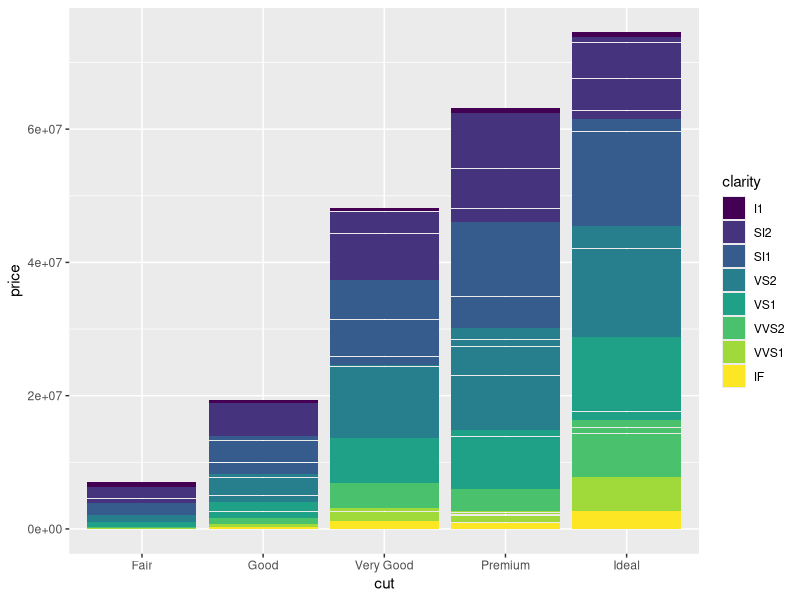
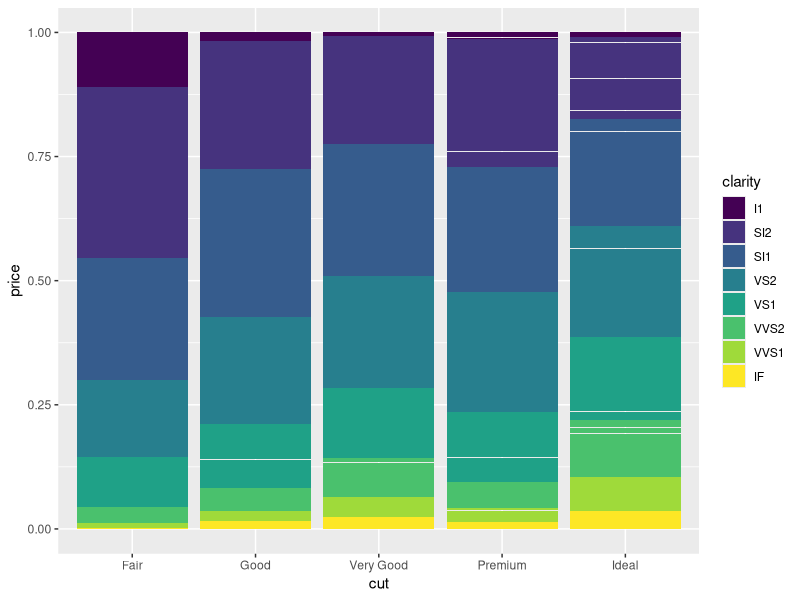
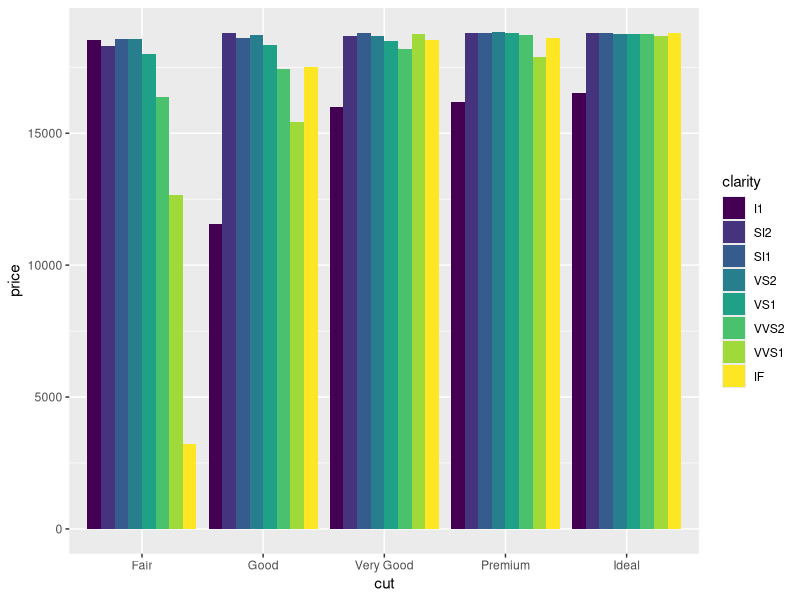
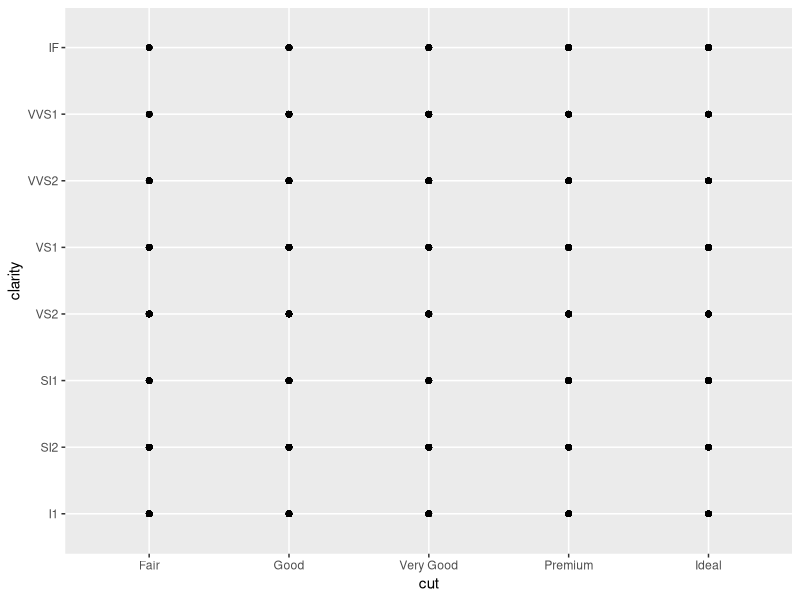
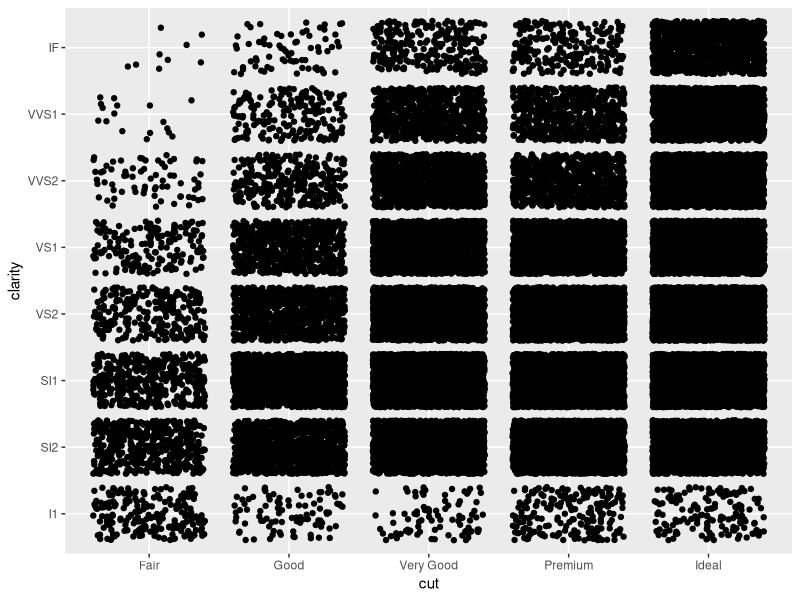
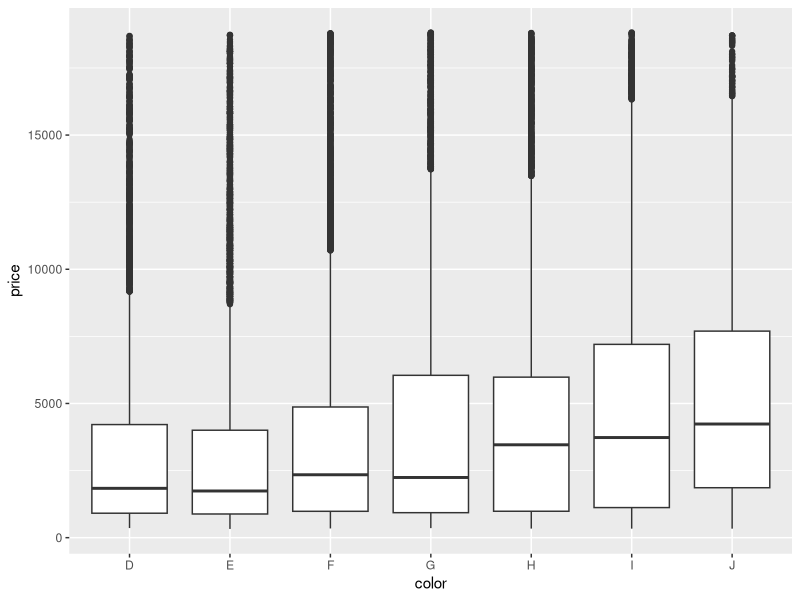
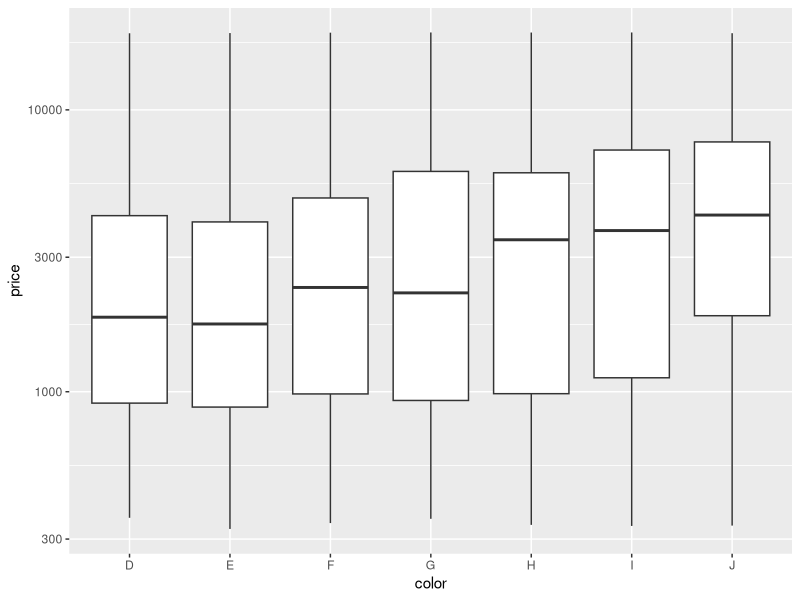

R code for these plots, in order:
# Exercise 2: advanced ggplot2 practice

# Install and load the `ggplot2` package
#install.packages('ggplot2')
library("ggplot2")

# For this exercise you will again be working with the `diamonds` data set.
# Use `?diamonds` to review details about this data set
?diamonds

## Position Adjustments

# Draw a column (bar) chart of diamonds cuts by price, with each bar filled by 
# clarity. You should see a _stacked_ bar chart.
ggplot(data = diamonds) + geom_col(mapping = aes(x = cut, y = price, fill = clarity))

# Draw the same chart again, but with each element positioned to "fill" the y axis
ggplot(data = diamonds) + geom_col(mapping = aes(x = cut, y = price, fill = clarity), position = "fill")

# Draw the same chart again, but with each element positioned to "dodge" each other
ggplot(data = diamonds) + geom_col(mapping = aes(x = cut, y = price, fill = clarity), position = "dodge")

# Draw a plot with point geometry with the x-position mapped to `cut` and the 
# y-position mapped to `clarity`
# This creates a "grid" grouping the points
ggplot(data = diamonds) + geom_point(mapping = aes(x = cut, y = clarity))

# Use the "jitter" position adjustment to keep the points from all overlapping!
# (This works a little better with a sample of diamond data, such as from the 
# previous exercise).
ggplot(data = diamonds) + geom_point(mapping = aes(x = cut, y = clarity), position = "jitter")


## Scales

# Draw a "boxplot" (with `geom_boxplot`) for the diamond's price (y) by color (x)
ggplot(data = diamonds) + geom_boxplot(mapping = aes(x = color, y = price))

# This has a lot of outliers, making it harder to read. To fix this, draw the 
# same plot but with a _logarithmic_ scale for the y axis.
ggplot(data = diamonds) + geom_boxplot(mapping = aes(x = color, y = price)) + scale_y_log10()


# For another version, draw the same plot but with `violin` geometry instead of 
# `boxplot` geometry!
# How does the logarithmic scale change the data presentation?


# Another interesting plot: draw a plot of the diamonds price (y) by carat (x), 
# using a heatmap of 2d bins (geom_bin2d)
# What happens when you make the x and y channels scale logarithmically?


# Draw a scatter plot for the diamonds price (y) by carat (x). Color each point
# by the clarity (Remember, this will take a while. Use a sample of the diamonds 
# for faster results)


# Change the color of the previous plot using a ColorBrewer scale of your choice. 
# What looks nice?



## Coordinate Systems

# Draw a bar chart with x-position and fill color BOTH mapped to cut
# For best results, SET the `width` of the geometry to be 1 (fill plot, no space
# between)
# TIP: You can save the plot to a variable for easier modifications


# Draw the same chart, but with the coordinate system flipped


# Draw the same chart, but in a polar coordinate system. It's a Coxcomb chart!



## Facets

# Take the scatter plot of price by carat data (colored by clarity) and add 
# _facets_ based on the diamond's `color`



## Saving Plots

# Use the `ggsave()` function to save the current (recent) plot to disk.
# Name the output file "my-plot.png".
# Make sure you've set the working directory!!

